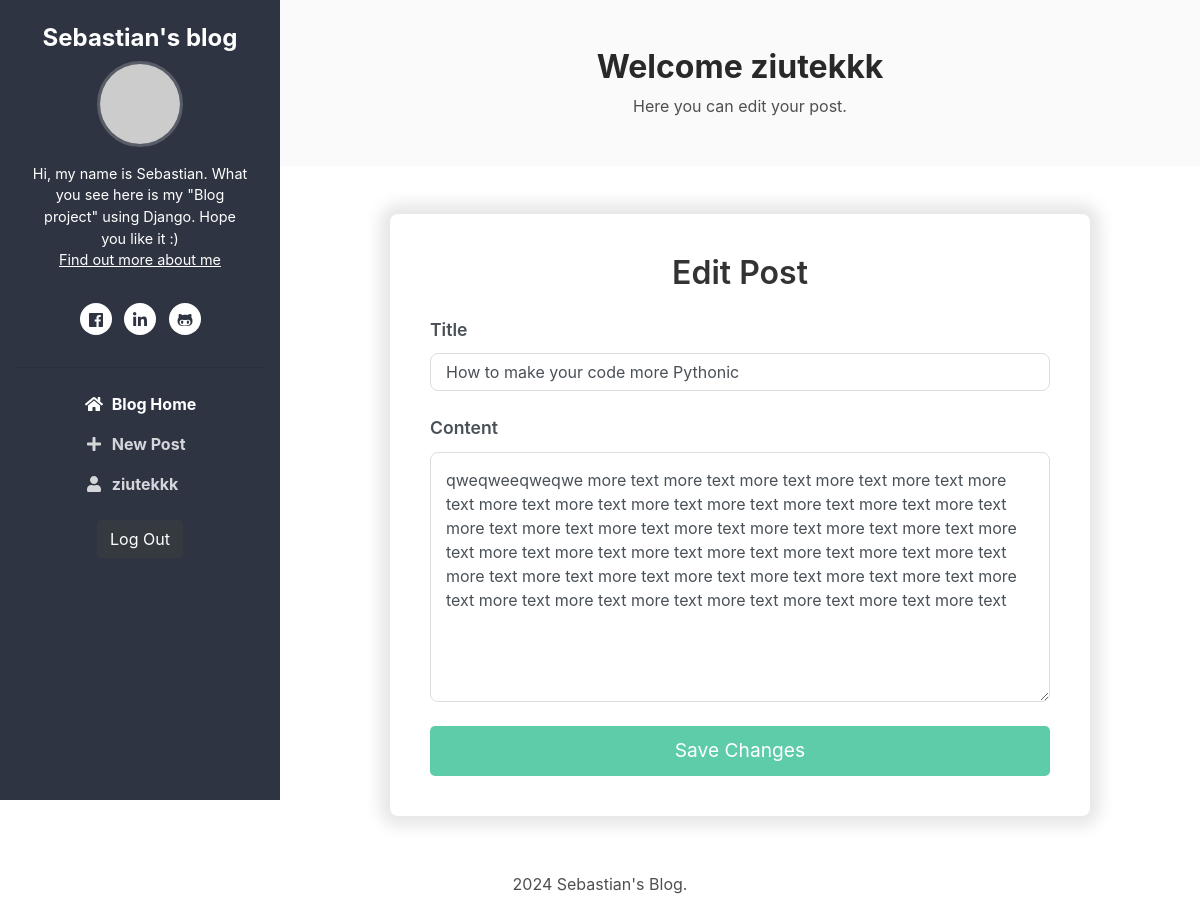
The page /post/9/edit/ (signed in) on the database its author committed.
### blog/models.py (models this page shows, shortened)
class Post(models.Model):
    title = models.CharField(max_length=100)
    content = models.TextField()
    author = models.CharField(max_length=30)
    published_at = models.DateTimeField(blank=True, null=True)
    created_at = models.DateTimeField(auto_now_add=True)
    updated_at = models.DateTimeField(auto_now=True)

### blog/views.py (the view)
# urls.py: path('post/<int:post_id>/edit/', views.edit_post, name='edit_post'),
def edit_post(request, post_id):
    post = get_object_or_404(Post, id=post_id)
    if request.user.username != post.author:
        return HttpResponseRedirect(reverse('home'))
    if request.method == 'POST':
        form = PostForm(request.POST, instance=post)
        if form.is_valid():
            form.save()
            return HttpResponseRedirect(reverse('post_detail', args=[post.id]))
    else:
        form = PostForm(instance=post)
    form.fields['title'].widget.attrs.update({'class': 'form-control'})
    form.fields['content'].widget.attrs.update({'class': 'form-control'})
    return render(request, 'blog/edit_post.html', {'form': form})

### blog/forms.py
class PostForm(forms.ModelForm):
    class Meta:
        model = Post
        fields = ['title', 'content']

### blog/templates/blog/edit_post.html (shortened to what this page needs)
{% extends 'base.html' %}
{% block content %}
<section class="cta-section theme-bg-light py-5">
    <div class="container text-center">
        <h2 class="heading">Welcome {{ user.username }}</h2>
        <div class="intro">Here you can edit your post.</div>
    </div>
</section>
<section class="edit-post-section py-5">
    <div class="container">
        <form method="POST" class="edit-post-form">
            <h2 class="mb-4 text-center">Edit Post</h2>
            <div class="form-group mb-4">
                <label for="id_title" class="form-label">Title</label>
                {{ form.title }}
            </div>
            <div class="form-group mb-4">
                <label for="id_content" class="form-label">Content</label>
                {{ form.content }}
            </div>
            <button type="submit" class="btn btn-primary submit-btn">Save Changes</button>
        </form>
    </div>
</section>
{% endblock %}

### blog_main/templates/base.html (shortened to what this page needs)
{% load static %}
{% load humanize %}
<!DOCTYPE html>
<html lang="en">
<head>
    <link rel="stylesheet" href="https://stackpath.bootstrapcdn.com/bootstrap/4.4.1/css/bootstrap.min.css">
    <link id="theme-style" rel="stylesheet" href="{% static 'css/theme-1.css' %}">
</head>
<body>
    <header class="header text-center">
        <h1 class="blog-name pt-lg-4 mb-0"><a href="{% url 'home' %}">Sebastian's blog</a></h1>
        <nav class="navbar navbar-expand-lg navbar-dark">
            <div id="navigation" class="collapse navbar-collapse flex-column">
                <div class="profile-section pt-3 pt-lg-0">
                    {% if user.is_authenticated %}
                        <img class="profile-image mb-3 rounded-circle mx-auto"
                            src="https://ui-avatars.com/api/?name={{ user.username }}"
                            alt="avatar">
                    {% endif %}
                    <div class="bio mb-3">Hi, my name is Sebastian. What you see here is my "Blog project" using Django. Hope you like it :)<br><a href="https://github.com/sebbmon" target="_blank">Find out more about me</a></div>
                    <ul class="social-list list-inline py-3 mx-auto">
                        <li class="list-inline-item"><a href="#"><i class="fab fa-facebook fa-fw"></i></a></li>
                        <li class="list-inline-item"><a href="#"><i class="fab fa-linkedin-in fa-fw"></i></a></li>
                        <li class="list-inline-item"><a href="https://github.com/sebbmon" target="_blank"><i class="fab fa-github-alt fa-fw"></i></a></li>
                    </ul>
                    <hr>
                </div>
                <ul class="navbar-nav flex-column text-left">
					<li class="nav-item active">
					    <a class="nav-link" href="{% url 'home' %}"><i class="fas fa-home fa-fw mr-2"></i>Blog Home <span class="sr-only">(current)</span></a>
					</li>
					{% if user.is_authenticated %}
					<li class="nav-item">
					    <a class="nav-link" href="{% url 'new_post' %}"><i class="fas fa-plus fa-fw mr-2"></i>New Post</a>
					</li>
					<li class="nav-item">
					    <a class="nav-link" href="{% url 'profile' user.username %}"><i class="fas fa-user fa-fw mr-2"></i>{{ user.username }}</a>
					</li>
					{% endif %}
				</ul>
                <div class="my-2 my-md-3">
                    {% if user.is_authenticated %}
                    <form action="{% url 'logout' %}" method="post">
                        <button type="submit" class="btn btn-dark">Log Out</button>
                    </form>
                    {% else %}
                    <a class="btn btn-light" href="{% url 'login' %}">Log In</a>
                    <a class="btn btn-dark" href="{% url 'register' %}">Register</a>
                    {% endif %}
                </div>
            </div>
        </nav>
    </header>
    <main class="main-wrapper">
        {% block content %}{% endblock %}
    </main>
    <footer class="footer text-center py-2">
        <p>2024 Sebastian's Blog.</p>
    </footer>
</body>
</html>

### static/css/theme-1.css (style rules this page uses)
:root { --primary-color: #2e3442; --primary-dark: #1e232f; --dark-bg: #223142; --light-bg: #fafafa; --text-color: #4f4f4f; --sidebar-width: 280px; }
body { font-family: -apple-system, BlinkMacSystemFont, "Segoe UI", Roboto, "Helvetica Neue", Arial, sans-serif; color: var(--text-color); background: #fff; -webkit-font-smoothing: antialiased; }
.header { position: fixed; left: 0; top: 0; height: 100vh; width: var(--sidebar-width); background: var(--primary-color); color: #fff; overflow-y: auto; }
.header .blog-name { font-weight: bold; font-size: 1.5rem; }
.header .blog-name a { color: #fff; text-decoration: none; }
.header .navbar-dark .navbar-nav .nav-link { color: rgba(255, 255, 255, 0.8); font-weight: bold; }
.header .navbar-dark .navbar-nav .nav-link:hover, .header .navbar-dark .navbar-nav .active .nav-link { color: #fff; text-decoration: none; }
.profile-section .profile-image { max-width: 160px; border: 3px solid rgba(255,255,255,0.2); }
.profile-section .bio { font-size: 0.9rem; padding: 0 15px; }
.profile-section .bio a { color: #fff; text-decoration: underline; }
.social-list a { width: 32px; height: 32px; padding-top: 5px; display: inline-block; text-align: center; border-radius: 50%; background-color: #fff; color: var(--primary-color); transition: all 0.3s; }
.main-wrapper { margin-left: var(--sidebar-width); background: #fff; min-height: 100vh; }
.theme-bg-light { background: var(--light-bg) !important; }
.cta-section .heading { font-size: 2rem; font-weight: bold; color: #292929; }

### blog/templates/blog/edit_post.html (style rules this page uses)
.edit-post-section { padding-top: 50px; padding-bottom: 50px; }
.edit-post-section h2 { color: #333; font-size: 2rem; font-weight: 600; }
.edit-post-form { background-color: #ffffff; padding: 40px; border-radius: 8px; box-shadow: 0 0 16px 10px rgba(0, 0, 0, 0.1); max-width: 700px; margin: 0 auto; }
.form-label { font-size: 1.1rem; font-weight: 600; color: #495057; margin-bottom: 10px; display: block; }
.form-group input, .form-group textarea { width: 100%; padding: 15px; border-radius: 8px; border: 1px solid #ddd; font-size: 1rem; color: #495057; box-sizing: border-box; }
.form-group textarea { height: 250px; resize: vertical; }
.submit-btn { background-color: #5ecca9; width: 100%; color: #fff; border: none; font-size: 1.2rem; padding: 15px; border-radius: 5px; margin-top: 20px; display: flex; align-items: center; justify-content: center; text-align: center; height: 50px; }

### rows shown on the page
Post: title "How to make your code more Pythonic", content "qweqweeqweqwe more text more text more text more text more text more text more text more text more text more text more text more text more text more text more text more text more text more text more text more text more text more text more text more text more text more text more text more text more text more text more text more text more text more text more text more text more text more text more text more text more text more text more text"

### other values the page prints
{{ user.username }} "ziutekkk"
